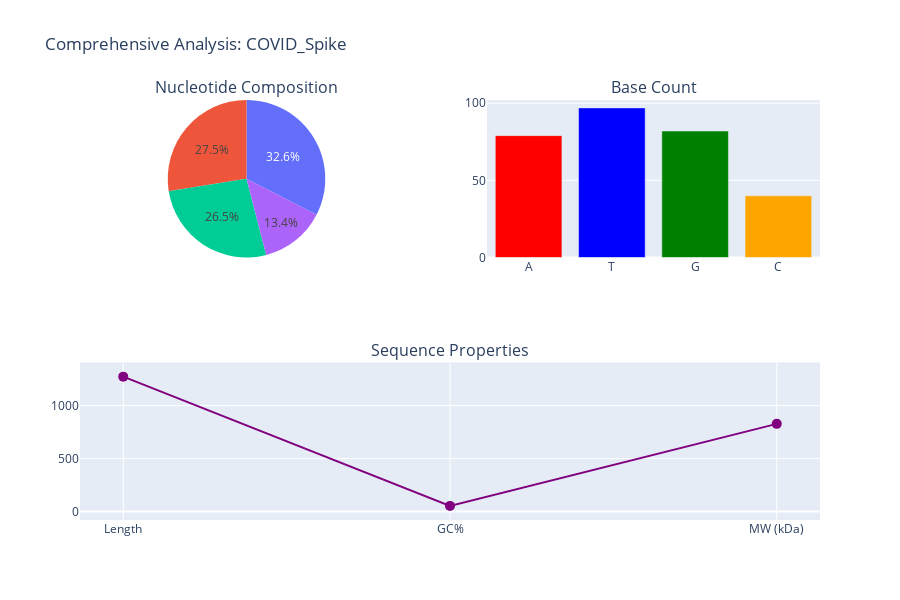
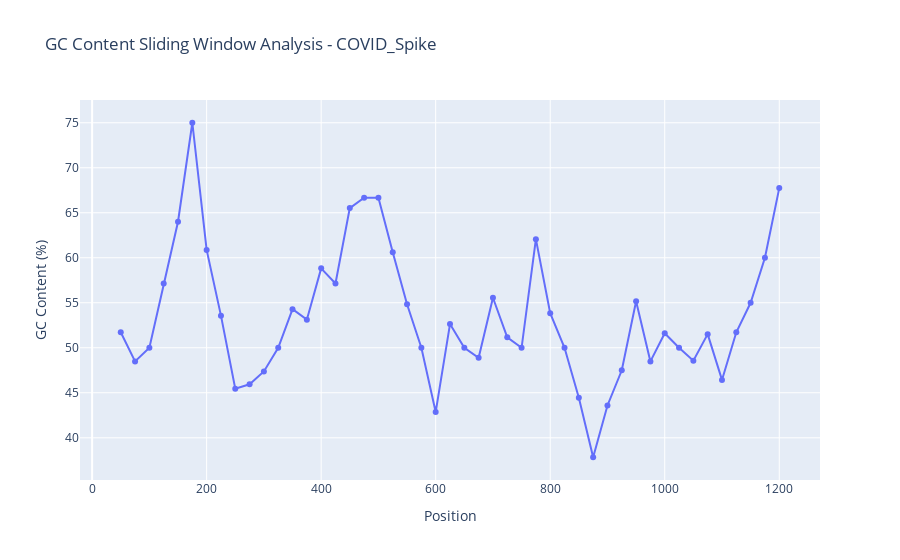
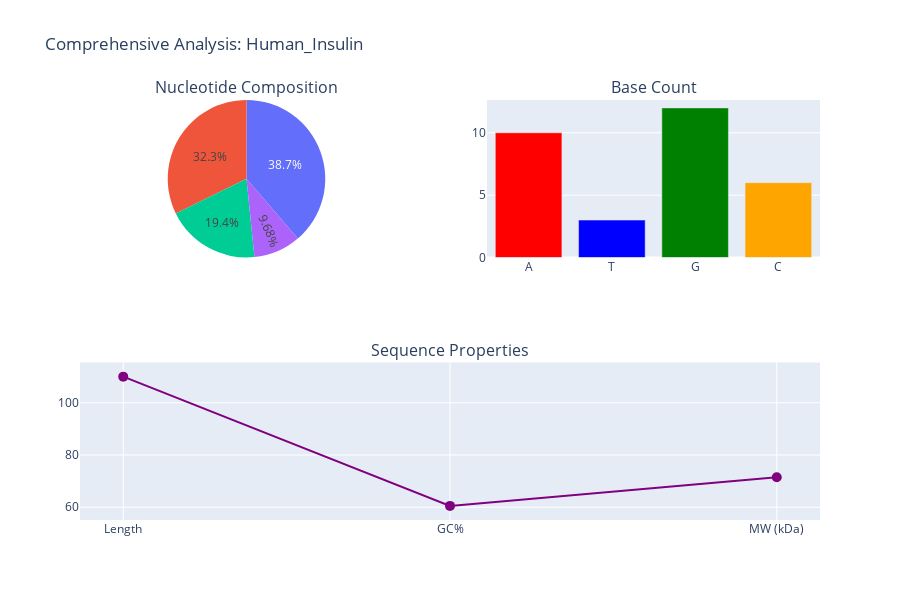
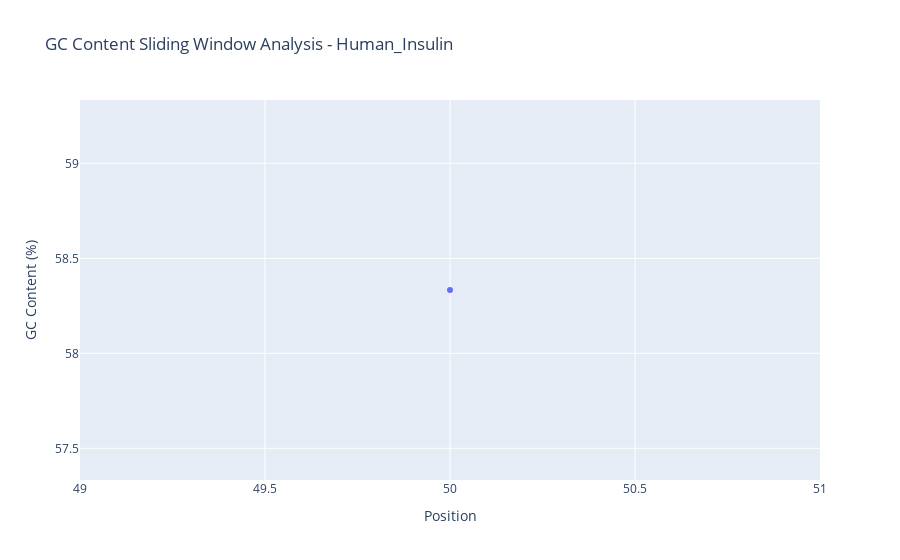

Notebook source saved alongside these figures, in order:
### Code cell
agent = BioPythonAIAgent()


sample_seqs = agent.create_sample_sequences()


for seq_id, _, _ in sample_seqs:
    agent.analyze_sequence(seq_id)


results = agent.run_comprehensive_analysis(
    ["COVID_Spike", "Human_Insulin", "E_coli_16S"]
)


print("BioPython AI Agent Tutorial Complete!")
print("Available sequences:", list(agent.sequences.keys()))
print(
    "Available methods:",
    [method for method in dir(agent) if not method.startswith("_")],
)

### Figure 1 — Plotly figure (JSON) as saved in the notebook; plotly's stock layout.template omitted (floating-point values rounded to 4 significant figures)
{"data": [{"domain": {"x": [0, 0.45], "y": [0.625, 1]}, "labels": ["A", "T", "G", "C"], "name": "Composition", "type": "pie", "values": [79, 97, 82, 40]}, {"marker": {"color": ["red", "blue", "green", "orange"]}, "name": "Count", "type": "bar", "x": ["A", "T", "G", "C"], "xaxis": "x", "y": [79, 97, 82, 40], "yaxis": "y"}, {"marker": {"color": "purple", "size": 10}, "mode": "markers+lines", "name": "Properties", "type": "scatter", "x": ["Length", "GC%", "MW (kDa)"], "xaxis": "x2", "y": [1273, 54.03, 827.5], "yaxis": "y2"}], "layout": {"annotations": [{"font": {"size": 16}, "showarrow": false, "text": "Nucleotide Composition", "x": 0.225, "xanchor": "center", "xref": "paper", "y": 1, "yanchor": "bottom", "yref": "paper"}, {"font": {"size": 16}, "showarrow": false, "text": "Base Count", "x": 0.775, "xanchor": "center", "xref": "paper", "y": 1, "yanchor": "bottom", "yref": "paper"}, {"font": {"size": 16}, "showarrow": false, "text": "Sequence Properties", "x": 0.5, "xanchor": "center", "xref": "paper", "y": 0.375, "yanchor": "bottom", "yref": "paper"}], "height": 600, "showlegend": false, "title": {"text": "Comprehensive Analysis: COVID_Spike"}, "xaxis": {"anchor": "y", "domain": [0.55, 1]}, "xaxis2": {"anchor": "y2", "domain": [0, 1]}, "yaxis": {"anchor": "x", "domain": [0.625, 1]}, "yaxis2": {"anchor": "x2", "domain": [0, 0.375]}}}

### Figure 2 — Plotly figure (JSON) as saved in the notebook; plotly's stock layout.template omitted (floating-point values rounded to 4 significant figures)
{"data": [{"mode": "lines+markers", "name": "GC Content (window=100)", "type": "scatter", "x": [50, 75, 100, 125, 150, 175, 200, 225, 250, 275, 300, 325, 350, 375, 400, 425, 450, 475, 500, 525, 550, 575, 600, 625, 650, 675, 700, 725, 750, 775, 800, 825, 850, 875, 900, 925, 950, 975, 1000, 1025, 1050, 1075, 1100, 1125, 1150, 1175, 1200], "y": [51.72, 48.48, 50, 57.14, 64, 75, 60.87, 53.57, 45.45, 45.95, 47.37, 50, 54.29, 53.12, 58.82, 57.14, 65.52, 66.67, 66.67, 60.61, 54.84, 50, 42.86, 52.63, 50, 48.89, 55.56, 51.16, 50, 62.07, 53.85, 50, 44.44, 37.84, 43.59, 47.5, 55.17, 48.48, 51.61, 50, 48.57, 51.52, 46.43, 51.72, 55.0, 60, 67.74]}], "layout": {"title": {"text": "GC Content Sliding Window Analysis - COVID_Spike"}, "xaxis": {"title": {"text": "Position"}}, "yaxis": {"title": {"text": "GC Content (%)"}}}}

### Figure 3 — Plotly figure (JSON) as saved in the notebook; plotly's stock layout.template omitted (floating-point values rounded to 4 significant figures)
{"data": [{"domain": {"x": [0, 0.45], "y": [0.625, 1]}, "labels": ["A", "T", "G", "C"], "name": "Composition", "type": "pie", "values": [10, 3, 12, 6]}, {"marker": {"color": ["red", "blue", "green", "orange"]}, "name": "Count", "type": "bar", "x": ["A", "T", "G", "C"], "xaxis": "x", "y": [10, 3, 12, 6], "yaxis": "y"}, {"marker": {"color": "purple", "size": 10}, "mode": "markers+lines", "name": "Properties", "type": "scatter", "x": ["Length", "GC%", "MW (kDa)"], "xaxis": "x2", "y": [110, 60.53, 71.5], "yaxis": "y2"}], "layout": {"annotations": [{"font": {"size": 16}, "showarrow": false, "text": "Nucleotide Composition", "x": 0.225, "xanchor": "center", "xref": "paper", "y": 1, "yanchor": "bottom", "yref": "paper"}, {"font": {"size": 16}, "showarrow": false, "text": "Base Count", "x": 0.775, "xanchor": "center", "xref": "paper", "y": 1, "yanchor": "bottom", "yref": "paper"}, {"font": {"size": 16}, "showarrow": false, "text": "Sequence Properties", "x": 0.5, "xanchor": "center", "xref": "paper", "y": 0.375, "yanchor": "bottom", "yref": "paper"}], "height": 600, "showlegend": false, "title": {"text": "Comprehensive Analysis: Human_Insulin"}, "xaxis": {"anchor": "y", "domain": [0.55, 1]}, "xaxis2": {"anchor": "y2", "domain": [0, 1]}, "yaxis": {"anchor": "x", "domain": [0.625, 1]}, "yaxis2": {"anchor": "x2", "domain": [0, 0.375]}}}

### Figure 4 — Plotly figure (JSON) as saved in the notebook; plotly's stock layout.template omitted (floating-point values rounded to 4 significant figures)
{"data": [{"mode": "lines+markers", "name": "GC Content (window=100)", "type": "scatter", "x": [50], "y": [58.33]}], "layout": {"title": {"text": "GC Content Sliding Window Analysis - Human_Insulin"}, "xaxis": {"title": {"text": "Position"}}, "yaxis": {"title": {"text": "GC Content (%)"}}}}
